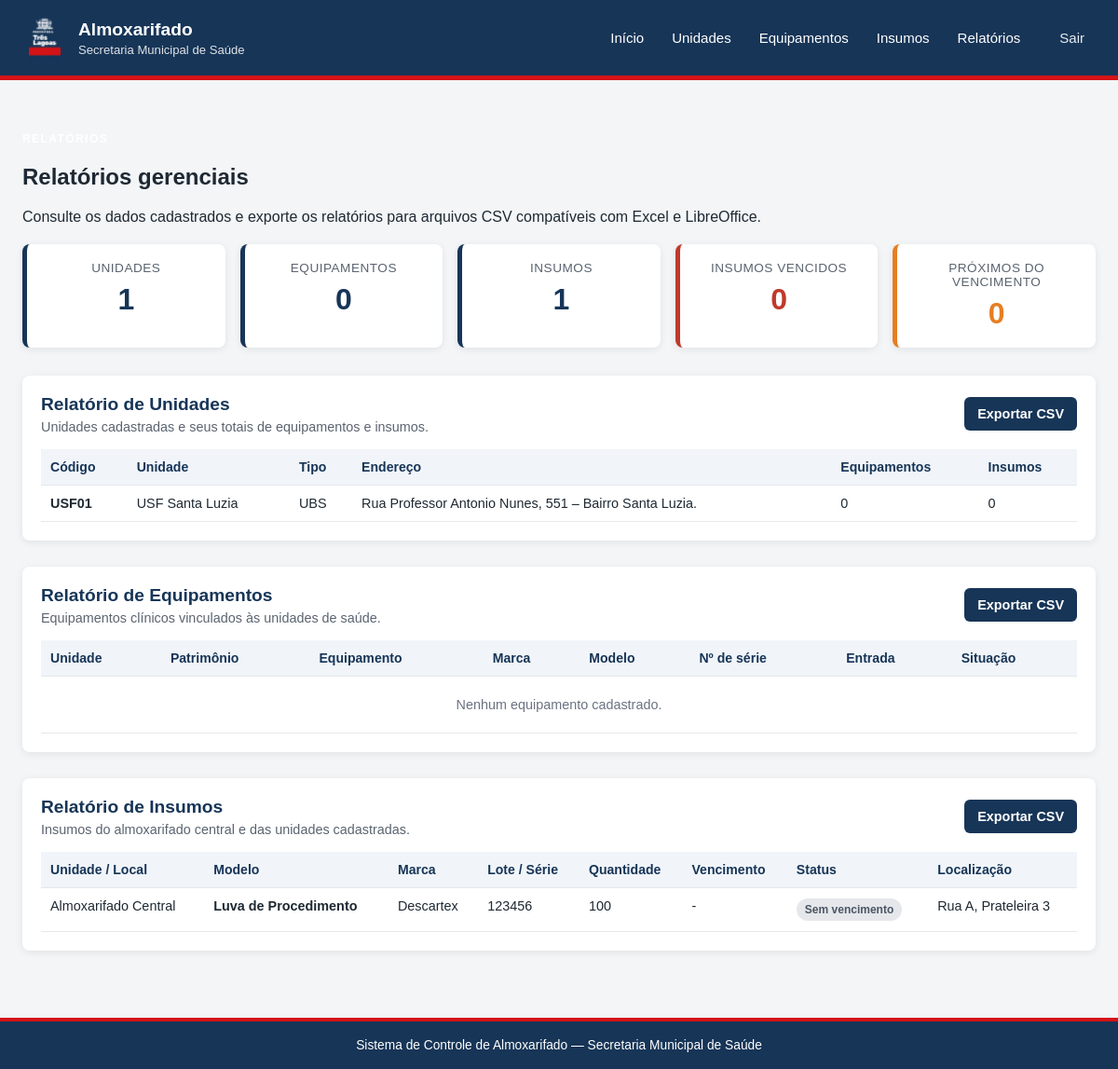
The page /relatorios (signed in) on the database as committed earlier.
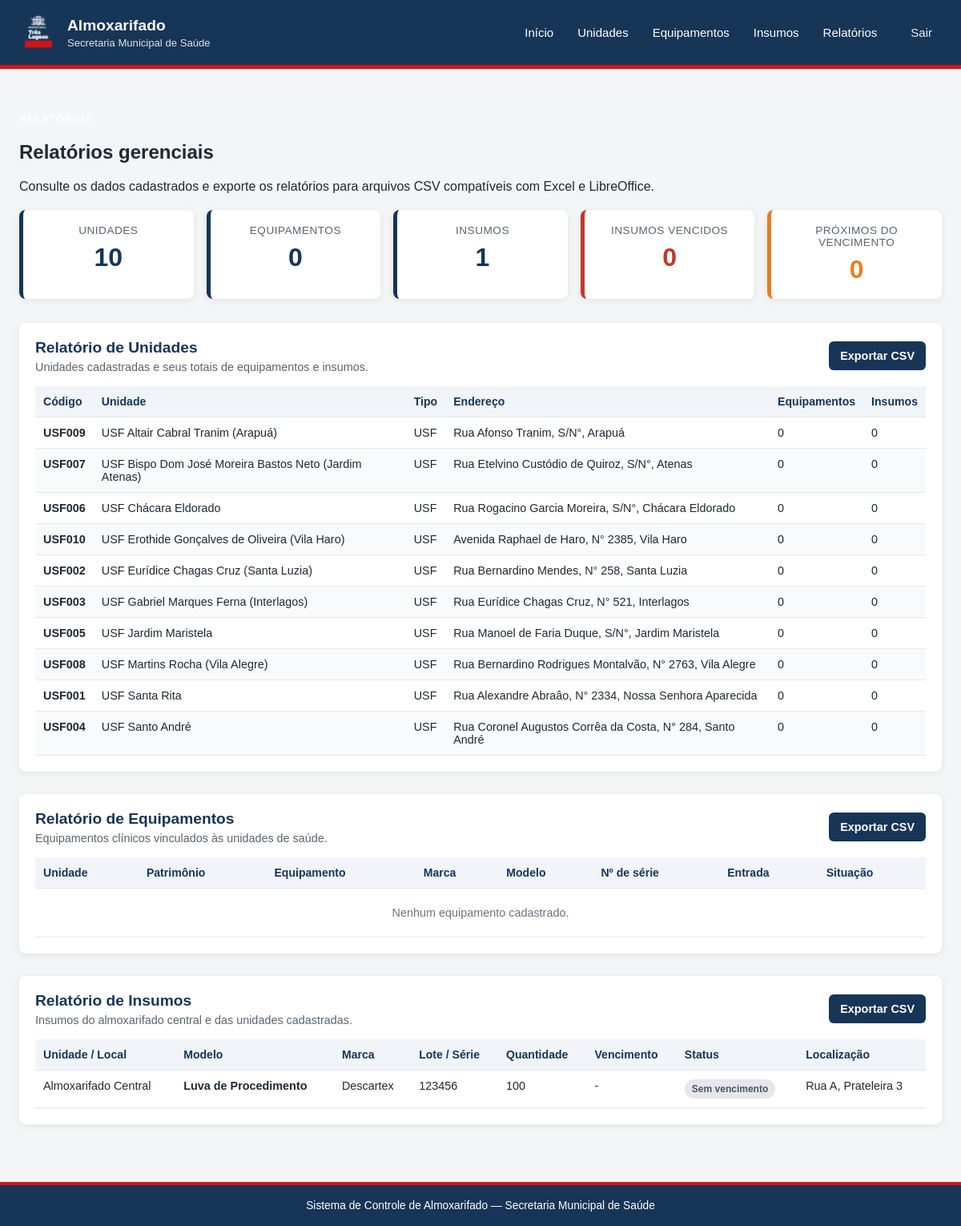
The same page on the database as committed later.
### tables this page shows
CREATE TABLE unidades (
    id_unidade INTEGER PRIMARY KEY AUTOINCREMENT,
    codigo TEXT NOT NULL UNIQUE,
    nome TEXT NOT NULL,
    tipo TEXT,
    endereco TEXT,
    ativo BOOLEAN DEFAULT 1
);

CREATE TABLE insumos (
    id_insumo INTEGER PRIMARY KEY AUTOINCREMENT,
    id_unidade INTEGER,
    modelo TEXT,
    marca TEXT,
    numero_serie TEXT,
    quantidade INTEGER DEFAULT 0,
    data_entrega DATE,
    data_fabricacao DATE,
    vencimento DATE,
    localizacao TEXT,
    observacao TEXT,
    FOREIGN KEY (id_unidade) REFERENCES unidades(id_unidade)
);

### app.py (the view)
@app.route("/relatorios")
@login_required
def relatorios():
    with get_db_connection() as conn:
        relatorio_unidades = conn.execute(
            """
            SELECT
                u.id_unidade,
                u.codigo,
                u.nome,
                u.tipo,
                u.endereco,
                COUNT(DISTINCT e.id_equipamento) AS total_equipamentos,
                COUNT(DISTINCT i.id_insumo) AS total_insumos
            FROM unidades u
            LEFT JOIN equipamentos e
                ON e.id_unidade = u.id_unidade
            LEFT JOIN insumos i
                ON i.id_unidade = u.id_unidade
            GROUP BY
                u.id_unidade,
                u.codigo,
                u.nome,
                u.tipo,
                u.endereco
            ORDER BY u.nome
            """
        ).fetchall()
        relatorio_equipamentos = conn.execute(
            """
            SELECT
                e.id_equipamento,
                u.codigo AS codigo_unidade,
                u.nome AS nome_unidade,
                e.patrimonio,
                e.nome,
                e.modelo,
                e.marca,
                e.numero_serie,
                e.data_entrada,
                e.situacao,
                e.observacao
            FROM equipamentos e
            JOIN unidades u
                ON e.id_unidade = u.id_unidade
            ORDER BY
                u.nome,
                e.nome,
                e.patrimonio
            """
        ).fetchall()
        relatorio_insumos = conn.execute(
            """
            SELECT
                i.id_insumo,
                COALESCE(u.codigo, 'ALMOXARIFADO') AS codigo_unidade,
                COALESCE(u.nome, 'Almoxarifado Central') AS nome_unidade,
                i.modelo,
                i.marca,
                i.numero_serie,
                i.quantidade,
                i.data_entrega,
                i.data_fabricacao,
                i.vencimento,
                i.localizacao,
                i.observacao,
                CASE
                    WHEN i.vencimento IS NULL OR i.vencimento = ''
                        THEN 'Sem data de vencimento'
                    WHEN date(i.vencimento) < date('now')
                        THEN 'Vencido'
                    WHEN date(i.vencimento) <= date('now', '+30 days')
                        THEN 'Próximo do vencimento'
                    ELSE 'Válido'
                END AS status_vencimento
            FROM insumos i
            LEFT JOIN unidades u
                ON i.id_unidade = u.id_unidade
            ORDER BY
                CASE
                    WHEN i.vencimento IS NULL OR i.vencimento = ''
                        THEN 2
                    ELSE 1
                END,
                date(i.vencimento),
                i.modelo,
                i.marca
            """
        ).fetchall()
        resumo = conn.execute(
            """
            SELECT
                (SELECT COUNT(*) FROM unidades) AS total_unidades,
                (SELECT COUNT(*) FROM equipamentos) AS total_equipamentos,
                (SELECT COUNT(*) FROM insumos) AS total_insumos,
                (
                    SELECT COUNT(*)
                    FROM insumos
                    WHERE vencimento IS NOT NULL
                    AND vencimento <> ''
                    AND date(vencimento) < date('now')
                ) AS total_vencidos,
                (
                    SELECT COUNT(*)
                    FROM insumos
                    WHERE vencimento IS NOT NULL
                    AND vencimento <> ''
                    AND date(vencimento) >= date('now')
                    AND date(vencimento) <= date('now', '+30 days')
                ) AS total_proximos_vencimento
            """
        ).fetchone()
    return render_template(
        "relatorios.html",
        resumo=resumo,
        relatorio_unidades=relatorio_unidades,
        relatorio_equipamentos=relatorio_equipamentos,
        relatorio_insumos=relatorio_insumos,
    )

### app.py (called while the page is built)
def login_required(f):
    @wraps(f)
    def decorated_function(*args, **kwargs):
        if not session.get("logged_in"):
            flash("Você precisa fazer login para acessar esta página.", "erro")
            return redirect(url_for("login", next=request.url))
        return f(*args, **kwargs)
    return decorated_function

def get_db_connection():
    conn = sqlite3.connect(DATABASE)
    conn.row_factory = sqlite3.Row
    conn.execute("PRAGMA foreign_keys = ON")
    return conn

### templates/relatorios.html (shortened to what the changed rows need)
{% extends "base.html" %}
{% block content %}
<section class="cabecalho-pagina">
    <div>
        <h2>Relatórios gerenciais</h2>
    </div>
</section>
<section class="cards-resumo">
    <article class="card-resumo">
        <span class="rotulo">Unidades</span>
        <strong>{{ resumo["total_unidades"] }}</strong>
    </article>
</section>
<section class="painel-relatorio">
    <div class="tabela-responsiva">
        <table>
            <thead>
                <tr>
                    <th>Código</th>
                    <th>Unidade</th>
                    <th>Tipo</th>
                    <th>Endereço</th>
                    <th>Equipamentos</th>
                    <th>Insumos</th>
                </tr>
            </thead>
            <tbody>
                {% for unidade in relatorio_unidades %}
                <tr>
                    <td><strong>{{ unidade["codigo"] }}</strong></td>
                    <td>{{ unidade["nome"] }}</td>
                    <td>{{ unidade["tipo"] or "-" }}</td>
                    <td>{{ unidade["endereco"] or "-" }}</td>
                    <td>{{ unidade["total_equipamentos"] }}</td>
                    <td>{{ unidade["total_insumos"] }}</td>
                </tr>
                {% else %}
                <tr>
                    <td colspan="6" class="sem-registros">
                        Nenhuma unidade cadastrada.
                    </td>
                </tr>
                {% endfor %}
            </tbody>
        </table>
    </div>
</section>
<section class="painel-relatorio">
    <div class="tabela-responsiva">
        <table>
            <thead>
                <tr>
                    <th>Unidade</th>
                    <th>Patrimônio</th>
                    <th>Equipamento</th>
                    <th>Marca</th>
                    <th>Modelo</th>
                    <th>Nº de série</th>
                    <th>Entrada</th>
                    <th>Situação</th>
                </tr>
            </thead>
        </table>
    </div>
</section>
<section class="painel-relatorio">
    <div class="tabela-responsiva">
        <table>
            <thead>
                <tr>
                    <th>Unidade / Local</th>
                    <th>Modelo</th>
                    <th>Marca</th>
                    <th>Lote / Série</th>
                    <th>Quantidade</th>
                    <th>Vencimento</th>
                    <th>Status</th>
                    <th>Localização</th>
                </tr>
            </thead>
            <tbody>
                {% for insumo in relatorio_insumos %}
                <tr>
                    <td>{{ insumo["nome_unidade"] }}</td>
                    <td><strong>{{ insumo["modelo"] }}</strong></td>
                    <td>{{ insumo["marca"] }}</td>
                    <td>{{ insumo["numero_serie"] or "-" }}</td>
                    <td>{{ insumo["quantidade"] }}</td>
                    <td>{{ insumo["vencimento"] or "-" }}</td>
                    <td>
                        {% if insumo["status_vencimento"] == "Vencido" %}
                            <span class="status status--vencido">
                                Vencido
                            </span>
                        {% elif insumo["status_vencimento"] == "Próximo do vencimento" %}
                            <span class="status status--proximo">
                                Próximo do vencimento
                            </span>
                        {% elif insumo["status_vencimento"] == "Válido" %}
                            <span class="status status--valido">
                                Válido
                            </span>
                        {% else %}
                            <span class="status status--sem-vencimento">
                                Sem vencimento
                            </span>
                        {% endif %}
                    </td>
                    <td>{{ insumo["localizacao"] or "-" }}</td>
                </tr>
                {% else %}
                <tr>
                    <td colspan="8" class="sem-registros">
                        Nenhum insumo cadastrado.
                    </td>
                </tr>
                {% endfor %}
            </tbody>
        </table>
    </div>
</section>
{% endblock %}

Rows that differ between the two databases and show on the page:
added unidades: codigo "USF009", nome "USF Altair Cabral Tranim (Arapuá)", tipo "USF", endereco "Rua Afonso Tranim, S/N°, Arapuá", total_equipamentos "0", total_insumos "0"
added unidades: codigo "USF007", nome "USF Bispo Dom José Moreira Bastos Neto (Jardim Atenas)", tipo "USF", endereco "Rua Etelvino Custódio de Quiroz, S/N°, Atenas", total_equipamentos "0", total_insumos "0"
added unidades: codigo "USF006", nome "USF Chácara Eldorado", tipo "USF", endereco "Rua Rogacino Garcia Moreira, S/N°, Chácara Eldorado", total_equipamentos "0", total_insumos "0"
added unidades: codigo "USF010", nome "USF Erothide Gonçalves de Oliveira (Vila Haro)", tipo "USF", endereco "Avenida Raphael de Haro, N° 2385, Vila Haro", total_equipamentos "0", total_insumos "0"
changed unidades: codigo "USF01" → "USF002"; nome "USF Santa Luzia" → "USF Eurídice Chagas Cruz (Santa Luzia)"; tipo "UBS" → "USF"; endereco "Rua Professor Antonio Nunes, 551 – Bairro Santa Luzia." → "Rua Bernardino Mendes, N° 258, Santa Luzia"
added unidades: codigo "USF003", nome "USF Gabriel Marques Ferna (Interlagos)", tipo "USF", endereco "Rua Eurídice Chagas Cruz, N° 521, Interlagos", total_equipamentos "0", total_insumos "0"
added unidades: codigo "USF005", nome "USF Jardim Maristela", tipo "USF", endereco "Rua Manoel de Faria Duque, S/N°, Jardim Maristela", total_equipamentos "0", total_insumos "0"
added unidades: codigo "USF008", nome "USF Martins Rocha (Vila Alegre)", tipo "USF", endereco "Rua Bernardino Rodrigues Montalvão, N° 2763, Vila Alegre", total_equipamentos "0", total_insumos "0"
added unidades: codigo "USF001", nome "USF Santa Rita", tipo "USF", endereco "Rua Alexandre Abraâo, N° 2334, Nossa Senhora Aparecida", total_equipamentos "0", total_insumos "0"
added unidades: codigo "USF004", nome "USF Santo André", tipo "USF", endereco "Rua Coronel Augustos Corrêa da Costa, N° 284, Santo André", total_equipamentos "0", total_insumos "0"
Other text that changed with them:
{{ resumo["total_unidades"] }}: "1" → "10"
